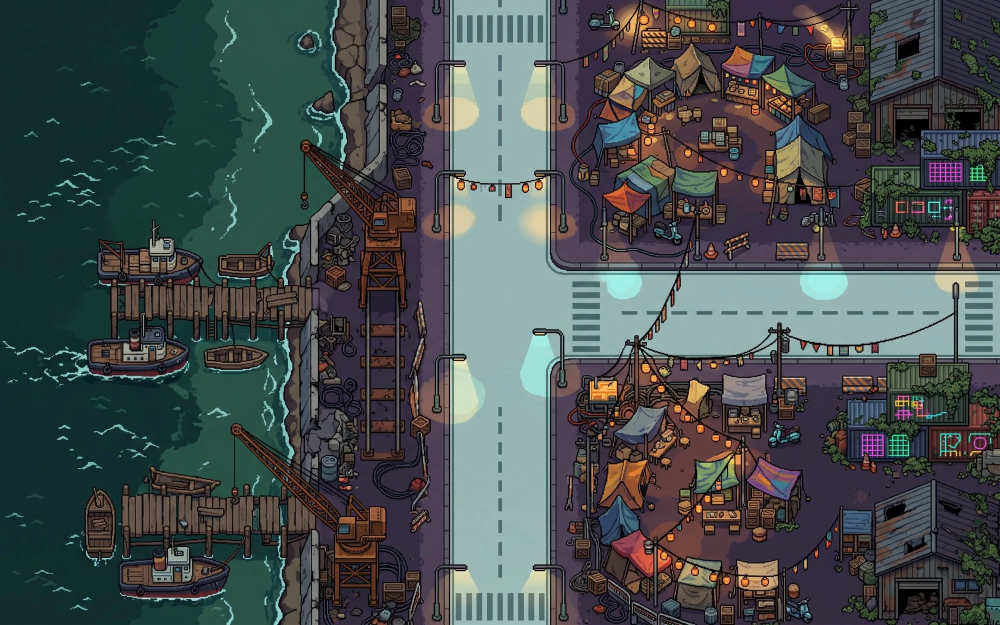
#> input picture assets/environment/rooms/room-0-5.webp, 2000 x 1250 px (shown at 1/2 size)
$ python -i build_room_masks.py   (imports and definitions only)
#> lines starting #> are read from the running program, lines starting #| are printed output that depends on the picture; after the words box and inside, x2 and y2 are one past the last pixel; in counts of white or black regions, pixels touching at a corner belong together
# Round 100: Neon Aftermath rooms with their own painting (assets/environment/rooms/room-X-Y.webp,
# one image per room, any 16:10 size) replace that room's slice of the old district paintings.
# This traces each room image's streets and writes them into the world walk mask in
# assets/neon-world.js (8px cells over the 7200x3000 world), and lists the rooms in NEON_ROOM_ART.
# Rooms without their own image keep their existing mask. Run from the repo root:
#   python3 tools/build_room_masks.py
import glob, json, os, re
import numpy as np
from PIL import Image, ImageDraw
from scipy import ndimage as nd

ABC = 'ABCDEFGHIJKLMNOPQRSTUVWXYZabcdefghijklmnopqrstuvwxyz0123456789+/'
JS = 'assets/neon-world.js'


def trace(path):
    """Pale teal-grey paving (plus crosswalk and lane paint) of one room image, at 800x500."""
    a = np.asarray(Image.open(path).convert('RGB').resize((800, 500), Image.LANCZOS)).astype(int)
    R, G, B = a[..., 0], a[..., 1], a[..., 2]
    mx, mn = a.max(2), a.min(2)
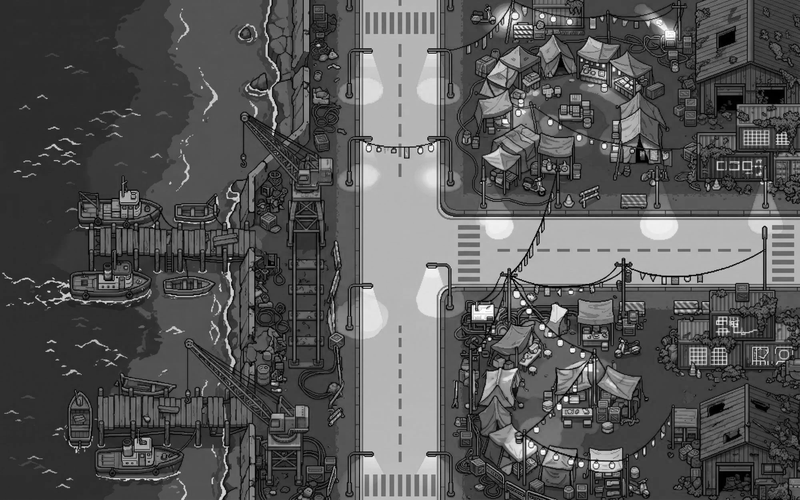
#> mx: shape (500, 800) int64; min 0, max 255, mean 87.4
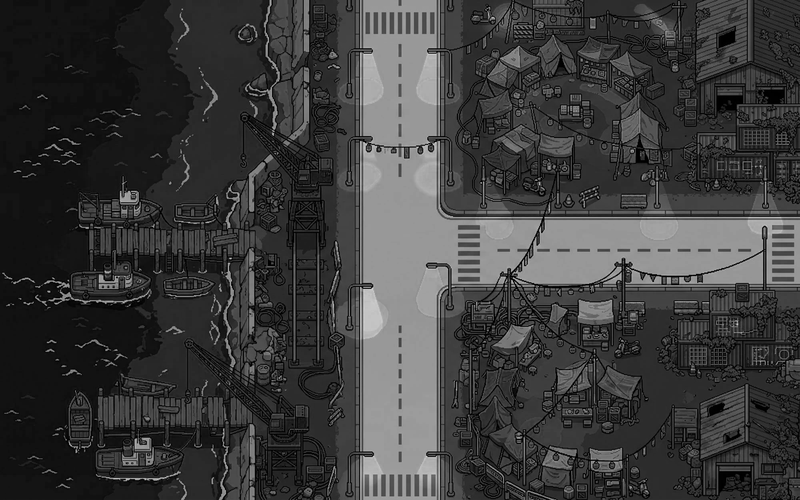
#> mn: shape (500, 800) int64; min 0, max 213, mean 60.2
    road = (G >= R + 8) & (np.abs(B - G) < 26) & (mn > 80) & (mx < 235)
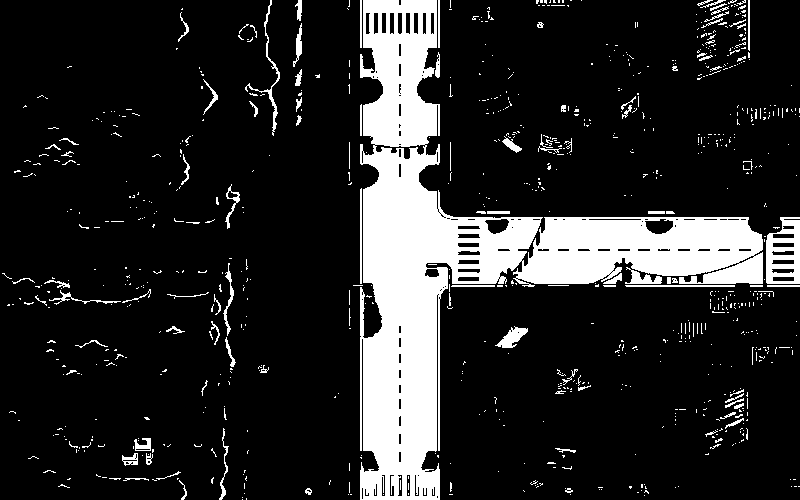
#> road: shape (500, 800) bool; 15.6% white; 860 white regions (761 under 20 px), largest, box (x1, y1, x2, y2) and area: (360, 0, 763, 500) 51307, (766, 217, 800, 284) 1487, (245, 0, 280, 136) 385
    paint = (mn > 165) & (mx - mn < 45)
#> paint: shape (500, 800) bool; 1% white; 265 white regions (250 under 20 px), largest, box (x1, y1, x2, y2) and area: (363, 287, 385, 339) 807, (416, 53, 437, 105) 510, (415, 145, 436, 197) 462
    # Pad by repeating the border so the clean-up below doesn't eat streets at the image edges.
    P = 12
    w = np.pad(road | paint, P, mode='edge')
#> w: shape (524, 824) bool; 15.8% white; 883 white regions (776 under 20 px), largest, box (x1, y1, x2, y2) and area: (372, 0, 824, 524) 58054, (257, 0, 292, 148) 409, (507, 338, 540, 360) 340
    w = nd.binary_closing(nd.binary_opening(w, iterations=1), iterations=3)[P:-P, P:-P]
#> w: shape (500, 800) bool; 15.4% white; 89 white regions (53 under 20 px), largest, box (x1, y1, x2, y2) and area: (360, 0, 800, 500) 58561, (497, 327, 528, 348) 326, (706, 0, 725, 25) 182
    # Fill small holes (lamp glow, props on the road) but never a whole city block.
    holes = nd.binary_fill_holes(w) & ~w
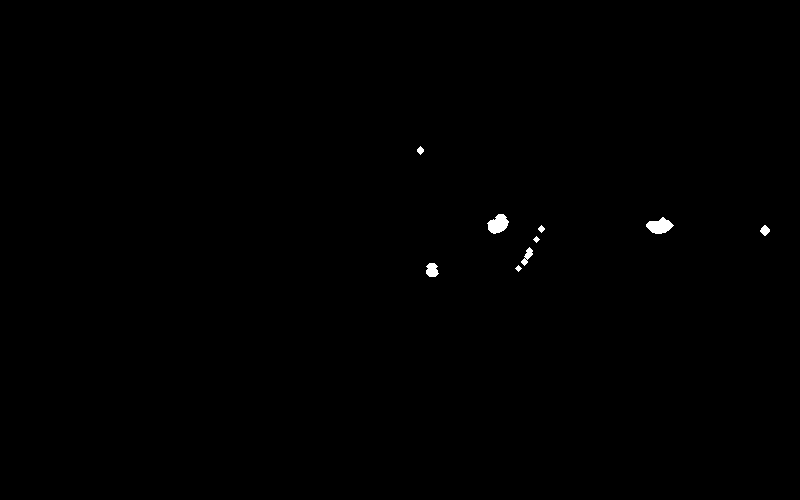
#> holes: shape (500, 800) bool; 0.25% white; 9 white regions, largest, box (x1, y1, x2, y2) and area: (646, 217, 674, 234) 298, (487, 214, 509, 234) 291, (426, 263, 439, 277) 140
    l, n = nd.label(holes)
#> l: shape (500, 800) int32; 11 distinct labels, from 0 to 10
#> n = 10
    if n:
        s = nd.sum(holes, l, range(1, n + 1))
#> s = [39, 291, 298, 32, 69, 25, 66, 32, 140, 25]
        w |= np.isin(l, [i + 1 for i, v in enumerate(s) if v < 1500])
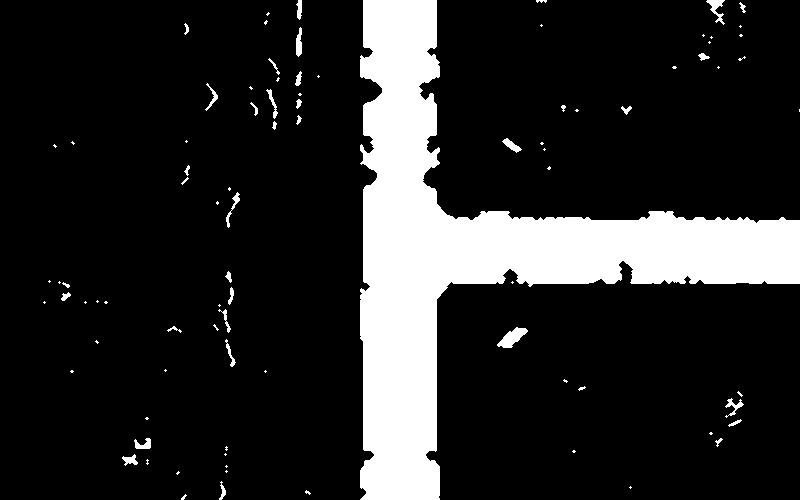
#> w: shape (500, 800) bool; 15.6% white; 89 white regions (53 under 20 px), largest, box (x1, y1, x2, y2) and area: (360, 0, 800, 500) 59578, (497, 327, 528, 348) 326, (706, 0, 725, 25) 182
    l, n = nd.label(w)
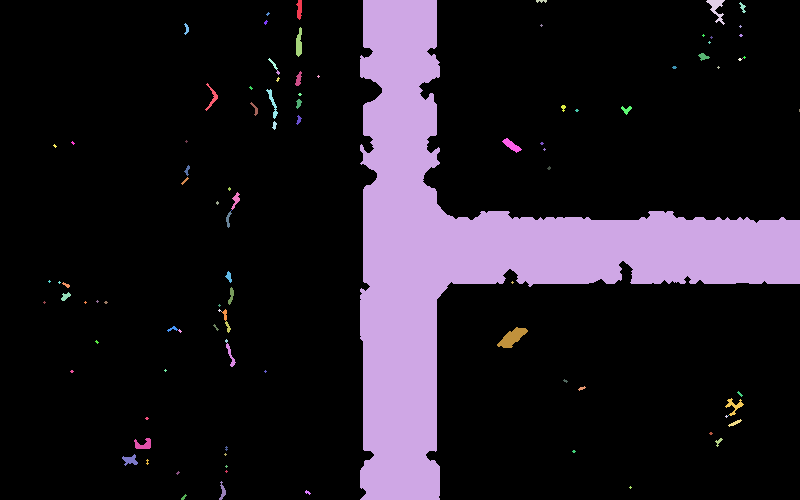
#> l: shape (500, 800) int32; 102 distinct labels, from 0 to 101; one colour per label, 0 black
#> n = 101
    if n:
        s = nd.sum(w, l, range(1, n + 1))
#> s = 101 values, max 59578 at index 1, min 1 at index 19, mean 618.5
        w = np.isin(l, [i + 1 for i, v in enumerate(s) if v >= 1200])
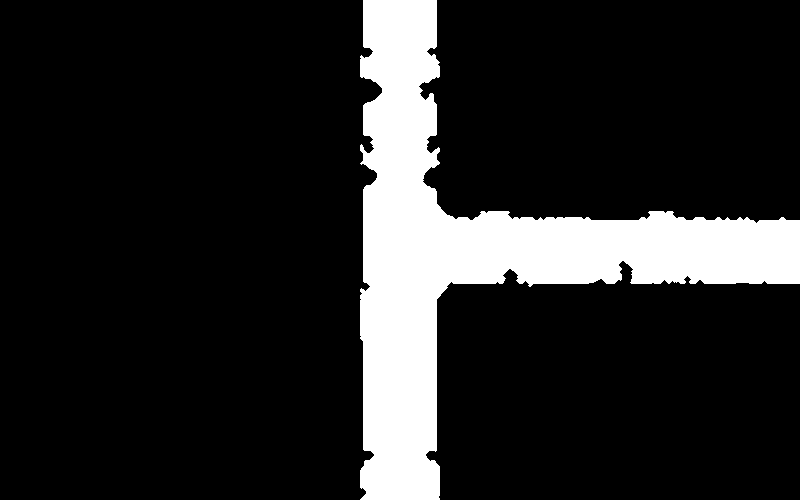
#> w: shape (500, 800) bool; 14.9% white; 1 white region, box (x1, y1, x2, y2) and area: (360, 0, 800, 500) 59578
    return w


# [72 lines left out: functions axis_bridges, extend_to_edges, fill_road_objects, keep_exits, not called in this run]


# Round 101: hand-checked open-ground spots beside the street in each painted room (800x500
# room px), for chests, relics and points of interest. Each gets a short footpath from the
# nearest street, baked into the walk mask and drawn as a faint trail in the game.
# Found by tracing outline-free ground next to the road, then checked by eye; a spot must be
# on open ground, never on a roof, prop, water or another object.
NOOKS = {
    '0,4': [(652, 63)],
    '0,5': [(658, 383), (675, 138)],
    '0,6': [(330, 200)],
    '1,4': [(509, 430), (295, 443)],
    '1,5': [(173, 353), (197, 151), (478, 132)],
    '1,6': [(560, 420)],
    '2,4': [(274, 439), (648, 341)],
    '3,4': [(510, 427), (133, 165), (682, 161)],
    '3,5': [(300, 395)],
    '4,4': [(498, 274), (132, 165), (399, 407)],
    '5,5': [(268, 318), (255, 440)],  # Round 135: new Holo Stage painting, open ground in the concert lot
    '5,4': [(476, 214), (320, 220), (510, 427)],
    '6,4': [(300, 430), (510, 430)],
    '6,5': [(520, 440)],
    '7,4': [(295, 435), (505, 445)],
    '7,5': [(300, 240)],
    '8,4': [(290, 440), (560, 445)],
    '8,5': [(590, 175)],
    # Round 133: spots for every room painted after Round 101 (picked from traced candidates, checked by eye).
    '0,7': [(266, 340), (227, 442)],
    '0,8': [(237, 202), (262, 400)],
    '0,9': [(310, 340), (228, 260), (389, 383)],  # relic first: the Briarstep Boots cave in the painting
    '1,7': [(592, 146), (535, 331)],
    '1,8': [(179, 117), (568, 439)],
    '1,9': [(117, 383), (506, 379)],
    '2,5': [(579, 150), (240, 389)],
    '2,6': [(526, 352), (383, 367)],
    '2,7': [(538, 239), (225, 371)],
    '2,8': [(531, 434), (117, 130), (735, 379)],
    '2,9': [(303, 347), (102, 120)],
    '3,6': [(480, 342), (666, 348)],
    '3,7': [(282, 270)],
    '3,8': [(656, 148), (669, 339)],
    '3,9': [(569, 414), (185, 290)],
    '4,5': [(412, 97), (59, 117)],
    '4,6': [(664, 165)],
    '4,7': [(734, 99), (733, 362)],
    '4,8': [(660, 442), (229, 440)],
    '4,9': [(47, 369), (640, 425)],
    '5,7': [(148, 355), (230, 409)],
    '5,8': [(720, 403)],
    '5,9': [(211, 112), (503, 373)],
    '6,6': [(230, 339), (434, 398)],
    '6,7': [(231, 182), (689, 382)],
    '6,8': [(538, 242), (183, 403)],
    '6,9': [(265, 181), (596, 381)],
    '7,6': [(281, 373), (540, 413)],
    '7,7': [(570, 70), (446, 391)],
    '7,8': [(264, 276), (609, 370)],
    '7,9': [(617, 99), (217, 130)],
    '8,6': [(439, 357)],
    '8,7': [(100, 301), (574, 172)],
    '8,8': [(536, 387), (151, 142), (161, 364)],
    '8,9': [(609, 172), (592, 334)],
}
NOOK_STOP = 16   # the path ends this far short of the object's base (you stand beside it, not on it)
NOOK_WIDTH = 22
FOOT = 22        # the game tests walkability at the feet, 22px below a position


# [67 lines left out: functions nook_paths, bake_paths, room_exits, main, not called in this run]


# [2 lines not run here, left out]

>>> result = trace('../assets/environment/rooms/room-0-5.webp')
